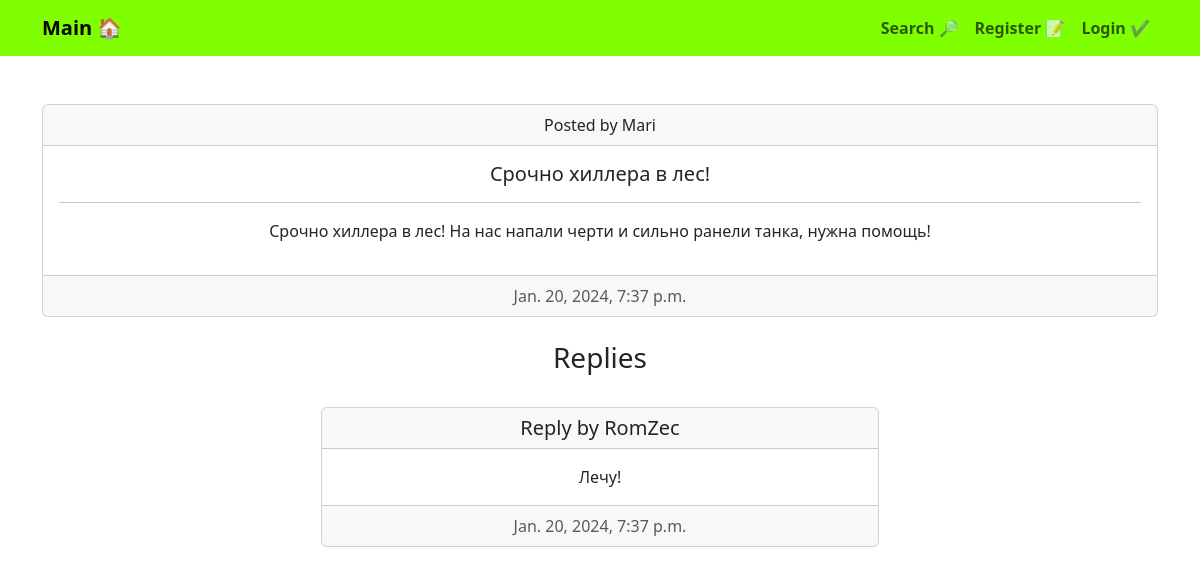
/board/3/, run on the app's committed database.
### board/models.py (models this page shows, shortened)
class Post(models.Model):
    date_of_creation = models.DateTimeField(
        auto_now_add=True,
    )
    author = models.ForeignKey(
        to=User,
        on_delete=models.CASCADE,
        related_name='post_created_by',
    )
    title = models.CharField(
        max_length=255,
        help_text='Up to 255 symbols',
    )
    category = models.CharField(
        max_length=15,
        choices=CATEGORIES,
        default=None,
    )
    content = RichTextUploadingField(
        blank=True,
    )
    class Meta:
        verbose_name = 'Post'
        verbose_name_plural = 'Posts'
    def __str__(self) -> str:
        return f'{self.title}'

class Reply(models.Model):
    date_of_creation = models.DateTimeField(
        auto_now_add=True,
    )
    author = models.ForeignKey(
        to=User,
        on_delete=models.CASCADE,
        related_name='reply_created_by',
    )
    post = models.ForeignKey(
        to=Post,
        on_delete=models.CASCADE,
        related_name='replies_to_post',
    )
    text = models.TextField(
        blank=True,
    )
    is_approved = models.BooleanField(
        default=False,
    )
    is_rejected = models.BooleanField(
        default=False,
    )
    class Meta:
        verbose_name = 'Reply'
        verbose_name_plural = 'Replies'
    def __str__(self) -> str:
        return f'{self.text[:50]}...'

### board/views.py (the view, shortened to what this page needs)
# urls.py: path('board/<int:pk>/', PostDetailView.as_view(), name='post_detail'),
class PostDetailView(DetailView, CreateView):
    model = Post
    template_name = 'board/post_detail.html'
    context_object_name = 'post'
    form_class = ReplyForm
    def get_context_data(self, **kwargs):
        context = super().get_context_data()
        current_post = context.get('post')
        context['replies_to_this_post'] = current_post.replies_to_post.all()
        if self.request.user.id is None:
            context['current_user_left_reply'] = False
        else:
            context['current_user_left_reply'] =\
                context['replies_to_this_post'].filter(author=self.request.user).exists()
        pprint(context)
        return context

### board/templates/board/post_detail.html (shortened to what this page needs)
{% extends 'base.html' %}
{% block content %}
<div class="card text-center">
    <div class="card-header">
        Posted by {{ post.author }}
    </div>
    <div class="card-body">
        <h5 class="card-title">
            {{ post.title }}
        </h5>
        <hr>
        <p class="card-text">
            {{ post.content|safe }}
        </p>
    </div>
    <div class="card-footer text-muted">
        {{ post.date_of_creation }}
    </div>
</div>
<br>
{% for repl in post.replies_to_post.all %}
<h3>
    Replies
</h3>
<br>
<div class="card mb-3 mx-auto" style="width: 50%">
    <h5 class="card-header">
        Reply by {{ repl.author }}
    </h5>
    <div class="card-body">
        <p class="card-text">
            {{ repl.text }}
        </p>
    </div>
    <div class="card-footer text-muted">
        {{ repl.date_of_creation }}
    </div>
</div>
{% empty %}
<h3>
    No replies here yet
</h3>
{% endfor %}
{% endblock content %}

### data on the page
Post: author "Mari", title "Срочно хиллера в лес!", content "Срочно хиллера в лес! На нас напали черти и сильно ранели танка, нужна помощь!", date_of_creation "Jan. 20, 2024, 7:37 p.m."
Reply: author "RomZec", text "Лечу!", date_of_creation "Jan. 20, 2024, 7:37 p.m."
